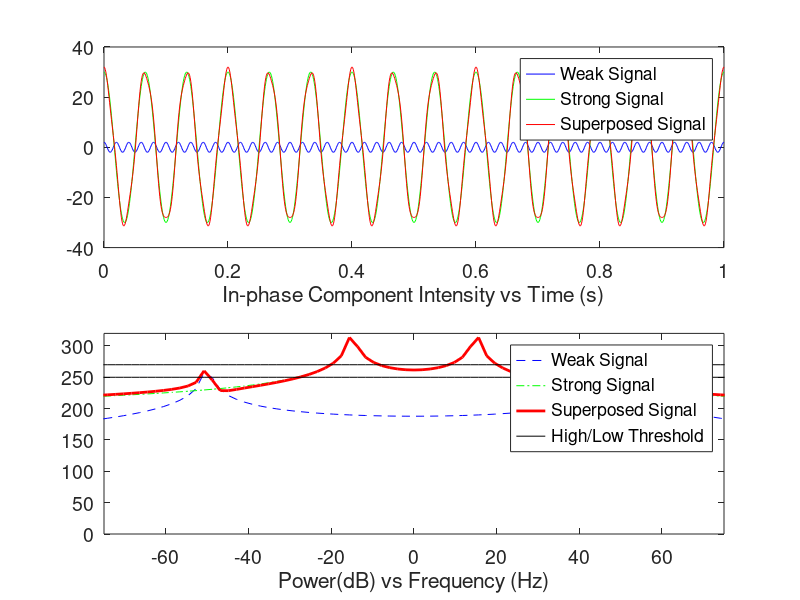

MATLAB code to generate this figure:
close all;
t=0:0.001:1;
A1=2;
f1=50;
A2=30;
f2=15;

fi1=2*pi*f1*t;
fi1=fi1/(2*pi);
fi1=fi1+0.5;
fi1=fi1-floor(fi1)-0.5;
fi1=2*pi*fi1;

fi2=2*pi*f2*t;
fi2=fi2/(2*pi);
fi2=fi2+0.5;
fi2=fi2-floor(fi2)-0.5;
fi2=2*pi*fi2;

x1=A1*cos(fi1);
x2=A2*cos(fi2);
x3=x1+x2;
y1=A1*sin(fi1);
y2=A2*sin(fi2);
y3=y1+y2;

fi3=atan((y3)./(x3));
for i=1:length(t)
    if fi3(i)<0 && x3(i)<0 
        fi3(i)=fi3(i)+pi;
    else
        if fi3(i)>0 && x3(i)<0
            fi3(i)=fi3(i)-pi;
        end
    end
end
fi3=fi3/(2*pi);
fi3=fi3+0.5;
fi3=fi3-floor(fi3)-0.5;
fi3=2*pi*fi3;

subplot(2,1,1);
plot(t,x1,'b');hold on;
plot(t,x2,'g');
plot(t,x1+x2,'r');hold off;
legend('Weak Signal','Strong Signal','Superposed Signal','FontSize', 14);
xlabel('In-phase Component Intensity vs Time (s)','FontSize', 18);
set(gca,'FontSize',14);

% subplot(3,1,2);
% plot(t,fi1,'b');hold on;
% plot(t,fi2,'g');
% plot(t,fi3,'r');hold off;
% legend('Weak Signal','Strong Signal','Superposed Signal','FontSize', 14);
% xlabel('Instantaneous Phase of The Complex Signal (radians) vs Time (s)','FontSize', 14);

subplot(2,1,2);
nfft=512;
fs=1000;
mag1=abs(fft(x1+i*y1,nfft));mag1=[mag1(nfft/2+1:nfft) mag1(1:nfft/2)];
mag2=abs(fft(x2+i*y2,nfft));mag2=[mag2(nfft/2+1:nfft) mag2(1:nfft/2)];
mag3=abs(fft(x3+i*y3,nfft));mag3=[mag3(nfft/2+1:nfft) mag3(1:nfft/2)];
ff1=(0:length(mag1)-1)*fs/length(mag1);ff1=ff1-fs/2;
ff2=(0:length(mag2)-1)*fs/length(mag2);ff2=ff2-fs/2;
ff3=(0:length(mag3)-1)*fs/length(mag3);ff3=ff3-fs/2;
H1=plot(ff1,10*log(mag1.^2),'b--');hold on;
H2=plot(ff2,10*log(mag2.^2),'g-.');
H3=plot(ff3,10*log(mag3.^2),'r','LineWidth',2);
H4=plot(ff3,250*ones(1,length(mag3)),'k');
H5=plot(ff3,270*ones(1,length(mag3)),'k');hold off;
axis([-75,75,0,320]);
legend([H1 H2 H3 H4],'Weak Signal','Strong Signal','Superposed Signal','High/Low Threshold','FontSize', 14);
xlabel('Power(dB) vs Frequency (Hz)','FontSize', 18);
set(gca,'FontSize',14);